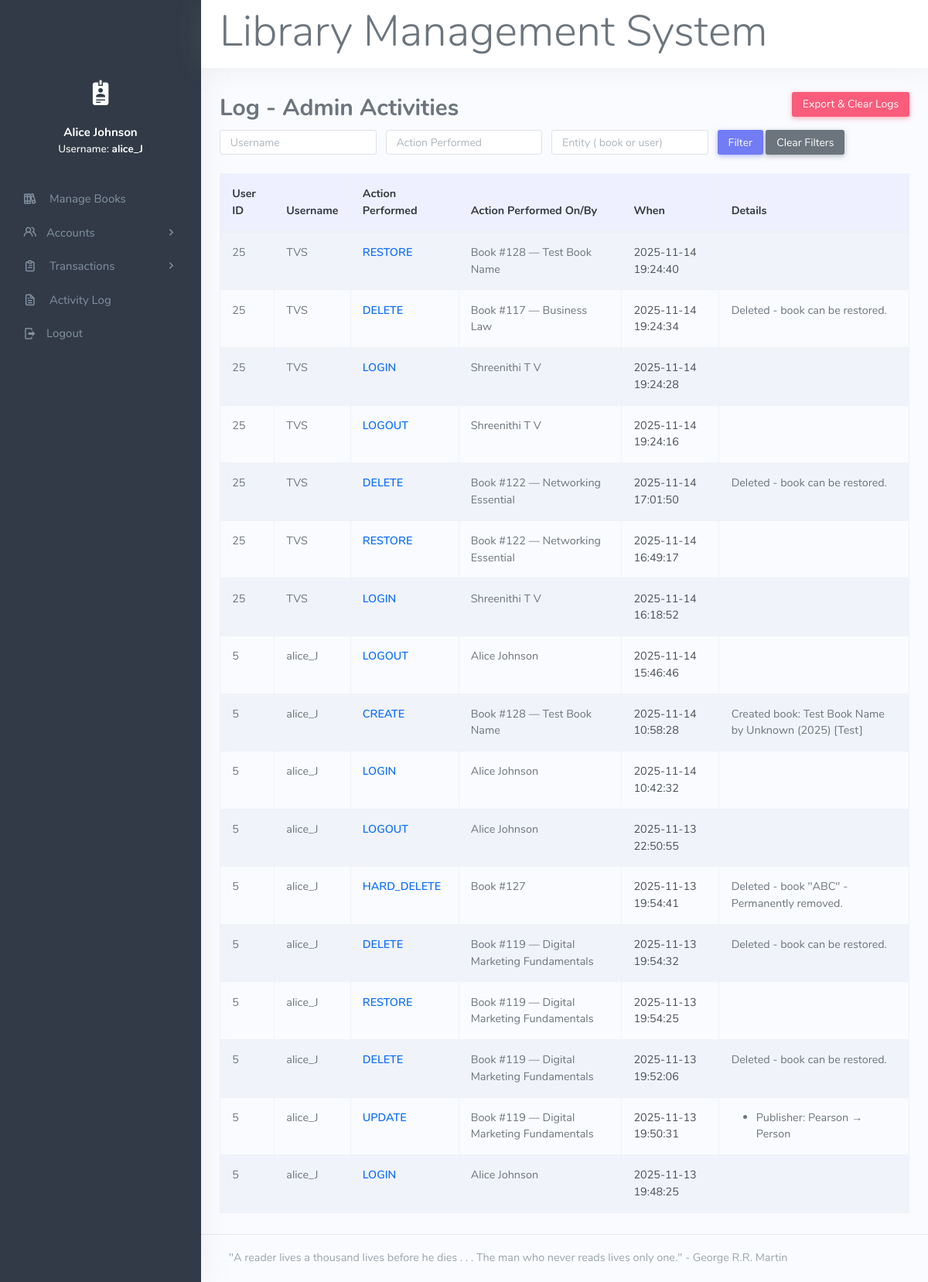
The app's page /app/admin/view-activity.php (signed in) with its own data.
### tables this page shows
CREATE TABLE `activity_logs` (
  `id` int(11) NOT NULL,
  `user_name` varchar(100) DEFAULT NULL,
  `role` varchar(50) DEFAULT NULL,
  `action` varchar(50) NOT NULL,
  `entity` varchar(50) NOT NULL,
  `entity_id` varchar(50) DEFAULT NULL,
  `details` text DEFAULT NULL,
  `created_at` datetime NOT NULL DEFAULT current_timestamp()
);

CREATE TABLE `books` (
  `book_id` int(11) NOT NULL,
  `title` varchar(255) NOT NULL,
  `author` varchar(100) NOT NULL,
  `publisher` varchar(100) NOT NULL,
  `year` varchar(4) NOT NULL,
  `category` varchar(100) NOT NULL,
  `deleted_at` datetime DEFAULT NULL
);

### app/admin/view-activity.php (the view, shortened to what this page needs)
<?php
include('../../format/header.php');
include('../../format/sidebar.php');
$user   = trim($_GET['user']   ?? '');
$action = trim($_GET['action'] ?? '');
$entity = trim($_GET['entity'] ?? '');
$sql = "
    SELECT
        l.id,
        l.user_name,
        l.action,
        l.entity,
        l.entity_id,
        l.details,
        l.created_at,
        a.admin_id,
        a.firstname AS admin_firstname,
        a.lastname  AS admin_lastname,
        b.title     AS book_title
    FROM activity_logs l
    LEFT JOIN admin a
        ON a.username = l.user_name
    LEFT JOIN books b
        ON l.entity = 'book'
       AND b.book_id = l.entity_id
";
$sql .= " ORDER BY l.created_at DESC LIMIT 200";
$stmt = $conn->prepare($sql);
$stmt->execute();
$res = $stmt->get_result();
?>
<div class="container">
    <br>
    <div class="d-flex justify-content-between align-items-center mb-2">
        <h2 class="mb-0">Log - Admin Activities</h2>
        <div>
            <a href="export-activity.php"
               class="btn btn-danger btn-sm"
               onclick="return confirm('This will export ALL activity logs as CSV and then clear them from the database. Continue? Refresh after done!');">
                Export &amp; Clear Logs
            </a>
        </div>
    </div>
    <form class="row g-2 mb-3" method="get">
        <div class="col-auto">
            <input class="form-control form-control-sm"
                   name="user"
                   placeholder="Username"
                   value="<?= htmlspecialchars($user) ?>">
        </div>
        <div class="col-auto">
            <input class="form-control form-control-sm"
                   name="action"
                   placeholder="Action Performed"
                   value="<?= htmlspecialchars($action) ?>">
        </div>
        <div class="col-auto">
            <input class="form-control form-control-sm"
                   name="entity"
                   placeholder="Entity ( book or user)"
                   value="<?= htmlspecialchars($entity) ?>">
        </div>
        <div class="col-auto">
            <button class="btn btn-sm btn-primary">Filter</button>
            <a class="btn btn-sm btn-secondary" href="view-activity.php">Clear Filters</a>
        </div>
    </form>
    <table class="table table-bordered table-striped table-hover activity-log-table">
        <thead>
            <tr>
                <th>User ID</th>
                <th>Username</th>
                <th>Action Performed</th>
                <th>Action Performed On/By</th>
                <th>When</th>
                <th>Details</th>
            </tr>
        </thead>
        <tbody>
        <?php while ($row = $res->fetch_assoc()): ?>
            <?php
            $userId = $row['admin_id'] ?? null;
            $target = '';
            if ($row['entity'] === 'book') {
                $bookId    = $row['entity_id'];
                $bookTitle = $row['book_title'] ?? '';
                if ($bookTitle !== '') {
                    $target = 'Book #' . htmlspecialchars($bookId) . ' — ' . htmlspecialchars($bookTitle);
                } else {
                    $target = 'Book #' . htmlspecialchars($bookId);
                }
            } elseif ($row['entity'] === 'user') {
                $fullName = trim(
                    ($row['admin_firstname'] ?? '') . ' ' .
                    ($row['admin_lastname']  ?? '')
                );
                if ($fullName !== '') {
                    $target = htmlspecialchars($fullName);
                } else {
                    $target = htmlspecialchars($row['user_name']);
                }
            } else {
                $target = htmlspecialchars((string)$row['entity_id']);
            }
            $detailsRaw    = $row['details'] ?? '';
            $prettyDetails = '';
            $decoded       = json_decode($detailsRaw, true);
            if (is_array($decoded)) {
                if ($row['action'] === 'UPDATE' && isset($decoded['changed_fields']) && is_array($decoded['changed_fields'])) {
                    $fields = array_map('htmlspecialchars', $decoded['changed_fields']);
                    if ($fields) {
                        $prettyDetails = 'Changed fields: ' . implode(', ', $fields);
                    }
                } elseif ($row['action'] === 'CREATE' && $row['entity'] === 'book') {
                    $t = htmlspecialchars($decoded['title']     ?? '');
                    $a = htmlspecialchars($decoded['author']    ?? '');
                    $y = htmlspecialchars($decoded['year']      ?? '');
                    $c = htmlspecialchars($decoded['category']  ?? '');
                    $parts = [];
                    if ($t !== '') $parts[] = $t;
                    if ($a !== '') $parts[] = 'by ' . $a;
                    if ($y !== '') $parts[] = '(' . $y . ')';
                    if ($c !== '') $parts[] = '[' . $c . ']';
                    if ($parts) {
                        $prettyDetails = 'Created book: ' . implode(' ', $parts);
                    }
                } elseif ($row['action'] === 'DELETE' && isset($decoded['soft']) && $decoded['soft']) {
                    $prettyDetails = 'Deleted - book can be restored.';
                } elseif ($row['action'] === 'HARD_DELETE' && isset($decoded['hard']) && $decoded['hard']) {
                    $t = htmlspecialchars($decoded['title'] ?? '');
                    if ($t !== '') {
                        $prettyDetails = 'Deleted - book "' . $t . '" - Permanently removed.';
                    } else {
                        $prettyDetails = 'Book permanently removed';
                    }
                } else {
                    $changes = [];
                    foreach ($decoded as $key => $val) {
                        if (str_ends_with($key, '_before')) {
                            $field    = substr($key, 0, -7);
                            $before   = $val;
                            $afterKey = $field . '_after';
                            if (array_key_exists($afterKey, $decoded)) {
                                $after = $decoded[$afterKey];
                                if ($before !== $after) {
                                    $label = ucfirst($field);
                                    $changes[] = sprintf(
                                        '%s: %s → %s',
                                        htmlspecialchars($label),
                                        htmlspecialchars((string)$before),
                                        htmlspecialchars((string)$after)
                                    );
                                }
                            }
                        }
                    }
                    if ($changes) {
                        $prettyDetails = '<ul class="mb-0"><li>' . implode('</li><li>', $changes) . '</li></ul>';
                    } else {
                        $prettyDetails = '';
                    }
                }
            } else {
                $prettyDetails = '';
            }
            ?>
            <tr>
                <td><?= htmlspecialchars($userId) ?></td>
                <td><?= htmlspecialchars($row['user_name']) ?></td>
                <td><?= htmlspecialchars($row['action']) ?></td>
                <td><?= $target ?></td>
                <td><?= htmlspecialchars($row['created_at']) ?></td>
                <td><?= $prettyDetails ?></td>
            </tr>
        <?php endwhile; ?>
        </tbody>
    </table>
</div>
<?php include('../../format/footer.php'); ?>

### app/admin/view-activity.php (style rules this page uses)
.activity-log-table thead th { background: #eef0ff; color: #343a40; border-bottom: 2px solid #d0d4ff; }
.activity-log-table tbody tr:nth-child(odd) { background-color: #f9fbff; }
.activity-log-table td:nth-child(3) { font-weight: 600; color: #0d6efd; }
.activity-log-table td:nth-child(5) { color: #495057; font-size: 0.9rem; }

### records on screen
activity_logs: admin.admin_id "25", user_name "TVS", action "RESTORE", entity.title "Book #128 — Test Book Name", created_at "2025-11-14 19:24:40"
activity_logs: admin.admin_id "25", user_name "TVS", action "DELETE", entity.title "Book #117 — Business Law", created_at "2025-11-14 19:24:34", prettyDetails "Deleted - book can be restored."
activity_logs: admin.admin_id "25", user_name "TVS", action "LOGIN", admin.firstname+lastname "Shreenithi T V", created_at "2025-11-14 19:24:28"
activity_logs: admin.admin_id "25", user_name "TVS", action "LOGOUT", admin.firstname+lastname "Shreenithi T V", created_at "2025-11-14 19:24:16"
activity_logs: admin.admin_id "25", user_name "TVS", action "DELETE", entity.title "Book #122 — Networking Essential", created_at "2025-11-14 17:01:50", prettyDetails "Deleted - book can be restored."
activity_logs: admin.admin_id "25", user_name "TVS", action "RESTORE", entity.title "Book #122 — Networking Essential", created_at "2025-11-14 16:49:17"
activity_logs: admin.admin_id "25", user_name "TVS", action "LOGIN", admin.firstname+lastname "Shreenithi T V", created_at "2025-11-14 16:18:52"
activity_logs: admin.admin_id "5", user_name "alice_J", action "LOGOUT", admin.firstname+lastname "Alice Johnson", created_at "2025-11-14 15:46:46"
activity_logs: admin.admin_id "5", user_name "alice_J", action "CREATE", entity.title "Book #128 — Test Book Name", created_at "2025-11-14 10:58:28", prettyDetails "Created book: Test Book Name by Unknown (2025) [Test]"
activity_logs: admin.admin_id "5", user_name "alice_J", action "LOGIN", admin.firstname+lastname "Alice Johnson", created_at "2025-11-14 10:42:32"
activity_logs: admin.admin_id "5", user_name "alice_J", action "LOGOUT", admin.firstname+lastname "Alice Johnson", created_at "2025-11-13 22:50:55"
activity_logs: admin.admin_id "5", user_name "alice_J", action "HARD_DELETE", entity "Book #127", created_at "2025-11-13 19:54:41", details "Deleted - book \"ABC\" - Permanently removed."
activity_logs: admin.admin_id "5", user_name "alice_J", action "DELETE", entity.title "Book #119 — Digital Marketing Fundamentals", created_at "2025-11-13 19:54:32", prettyDetails "Deleted - book can be restored."
activity_logs: admin.admin_id "5", user_name "alice_J", action "RESTORE", entity.title "Book #119 — Digital Marketing Fundamentals", created_at "2025-11-13 19:54:25"
activity_logs: admin.admin_id "5", user_name "alice_J", action "DELETE", entity.title "Book #119 — Digital Marketing Fundamentals", created_at "2025-11-13 19:52:06", prettyDetails "Deleted - book can be restored."
activity_logs: admin.admin_id "5", user_name "alice_J", action "UPDATE", entity.title "Book #119 — Digital Marketing Fundamentals", created_at "2025-11-13 19:50:31", changes "Publisher: Pearson → Person"
activity_logs: admin.admin_id "5", user_name "alice_J", action "LOGIN", admin.firstname+lastname "Alice Johnson", created_at "2025-11-13 19:48:25"

### other values on screen
$full_name "Alice Johnson"
$username "alice_J"
